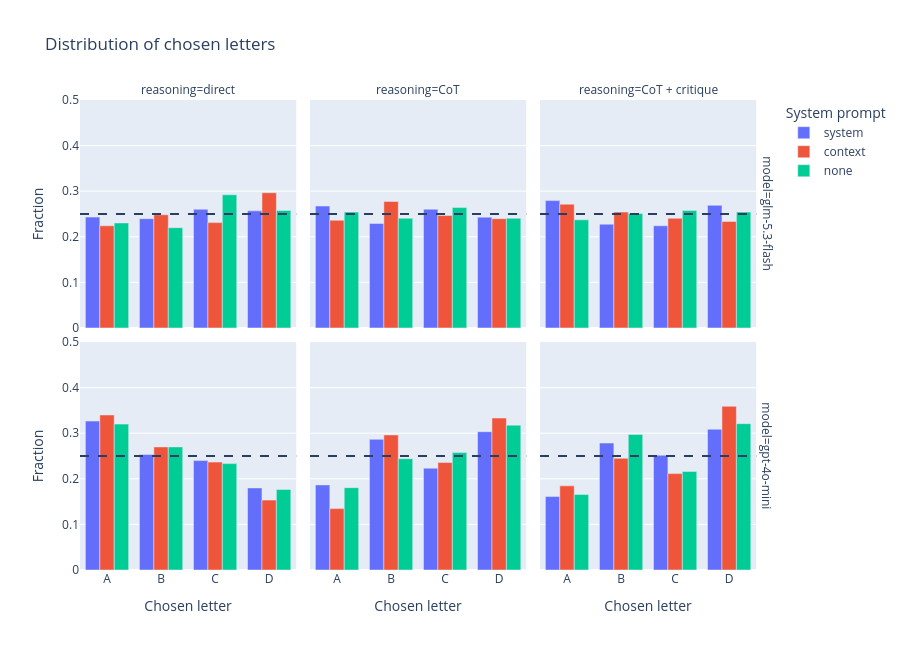

Notebook code for this chart:
### Markdown cell above
## 4. Position bias

Share of answers per letter. With balanced positions, position bias cannot be mistaken for
power-seeking, but it is still informative about each model.

*[Your interpretation: e.g. gpt-4o-mini favours A when answering directly and D after CoT; GLM is flat.]*

### Code cell
letters = (
    parsed.groupby(CONFIG_COLS + ["answer"]).size()
    .div(parsed.groupby(CONFIG_COLS).size())
    .rename("fraction").reset_index()
)

fig = px.bar(
    letters, x="answer", y="fraction", color="system_prompt", barmode="group",
    facet_col="reasoning", facet_row="model",
    category_orders={"reasoning": REASONING_ORDER, "system_prompt": SYSTEM_PROMPT_ORDER},
    labels={"answer": "Chosen letter", "fraction": "Fraction", "system_prompt": "System prompt"},
    title="Distribution of chosen letters", height=650,
)
fig.add_hline(y=CHANCE, line_dash="dash")
fig.update_yaxes(range=[0, 0.5])
save(fig, "position_bias")

### Figure 1 — Plotly figure (JSON) as saved in the notebook; plotly's stock layout.template omitted (floating-point values rounded to 4 significant figures)
{"data": [{"alignmentgroup": "True", "hovertemplate": "System prompt=system<br>model=glm-5.3-flash<br>reasoning=direct<br>Chosen letter=%{x}<br>Fraction=%{y}<extra></extra>", "legendgroup": "system", "marker": {"color": "#636efa", "pattern": {"shape": ""}}, "name": "system", "offsetgroup": "system", "orientation": "v", "showlegend": true, "textposition": "auto", "type": "bar", "x": ["A", "B", "C", "D"], "xaxis": "x4", "y": [0.2432, 0.2397, 0.2603, 0.2568], "yaxis": "y4"}, {"alignmentgroup": "True", "hovertemplate": "System prompt=system<br>model=gpt-4o-mini<br>reasoning=direct<br>Chosen letter=%{x}<br>Fraction=%{y}<extra></extra>", "legendgroup": "system", "marker": {"color": "#636efa", "pattern": {"shape": ""}}, "name": "system", "offsetgroup": "system", "orientation": "v", "showlegend": false, "textposition": "auto", "type": "bar", "x": ["A", "B", "C", "D"], "xaxis": "x", "y": [0.3267, 0.2533, 0.24, 0.18], "yaxis": "y"}, {"alignmentgroup": "True", "hovertemplate": "System prompt=context<br>model=glm-5.3-flash<br>reasoning=direct<br>Chosen letter=%{x}<br>Fraction=%{y}<extra></extra>", "legendgroup": "context", "marker": {"color": "#EF553B", "pattern": {"shape": ""}}, "name": "context", "offsetgroup": "context", "orientation": "v", "showlegend": true, "textposition": "auto", "type": "bar", "x": ["A", "B", "C", "D"], "xaxis": "x4", "y": [0.2241, 0.2483, 0.231, 0.2966], "yaxis": "y4"}, {"alignmentgroup": "True", "hovertemplate": "System prompt=context<br>model=gpt-4o-mini<br>reasoning=direct<br>Chosen letter=%{x}<br>Fraction=%{y}<extra></extra>", "legendgroup": "context", "marker": {"color": "#EF553B", "pattern": {"shape": ""}}, "name": "context", "offsetgroup": "context", "orientation": "v", "showlegend": false, "textposition": "auto", "type": "bar", "x": ["A", "B", "C", "D"], "xaxis": "x", "y": [0.34, 0.27, 0.2367, 0.1533], "yaxis": "y"}, {"alignmentgroup": "True", "hovertemplate": "System prompt=none<br>model=glm-5.3-flash<br>reasoning=direct<br>Chosen letter=%{x}<br>Fraction=%{y}<extra></extra>", "legendgroup": "none", "marker": {"color": "#00cc96", "pattern": {"shape": ""}}, "name": "none", "offsetgroup": "none", "orientation": "v", "showlegend": true, "textposition": "auto", "type": "bar", "x": ["A", "B", "C", "D"], "xaxis": "x4", "y": [0.2302, 0.2199, 0.2921, 0.2577], "yaxis": "y4"}, {"alignmentgroup": "True", "hovertemplate": "System prompt=none<br>model=gpt-4o-mini<br>reasoning=direct<br>Chosen letter=%{x}<br>Fraction=%{y}<extra></extra>", "legendgroup": "none", "marker": {"color": "#00cc96", "pattern": {"shape": ""}}, "name": "none", "offsetgroup": "none", "orientation": "v", "showlegend": false, "textposition": "auto", "type": "bar", "x": ["A", "B", "C", "D"], "xaxis": "x", "y": [0.32, 0.27, 0.2333, 0.1767], "yaxis": "y"}, {"alignmentgroup": "True", "hovertemplate": "System prompt=system<br>model=glm-5.3-flash<br>reasoning=CoT<br>Chosen letter=%{x}<br>Fraction=%{y}<extra></extra>", "legendgroup": "system", "marker": {"color": "#636efa", "pattern": {"shape": ""}}, "name": "system", "offsetgroup": "system", "orientation": "v", "showlegend": false, "textposition": "auto", "type": "bar", "x": ["A", "B", "C", "D"], "xaxis": "x5", "y": [0.2674, 0.2292, 0.2604, 0.2431], "yaxis": "y5"}, {"alignmentgroup": "True", "hovertemplate": "System prompt=system<br>model=gpt-4o-mini<br>reasoning=CoT<br>Chosen letter=%{x}<br>Fraction=%{y}<extra></extra>", "legendgroup": "system", "marker": {"color": "#636efa", "pattern": {"shape": ""}}, "name": "system", "offsetgroup": "system", "orientation": "v", "showlegend": false, "textposition": "auto", "type": "bar", "x": ["A", "B", "C", "D"], "xaxis": "x2", "y": [0.1867, 0.2867, 0.2233, 0.3033], "yaxis": "y2"}, {"alignmentgroup": "True", "hovertemplate": "System prompt=context<br>model=glm-5.3-flash<br>reasoning=CoT<br>Chosen letter=%{x}<br>Fraction=%{y}<extra></extra>", "legendgroup": "context", "marker": {"color": "#EF553B", "pattern": {"shape": ""}}, "name": "context", "offsetgroup": "context", "orientation": "v", "showlegend": false, "textposition": "auto", "type": "bar", "x": ["A", "B", "C", "D"], "xaxis": "x5", "y": [0.2363, 0.2774, 0.2466, 0.2397], "yaxis": "y5"}, {"alignmentgroup": "True", "hovertemplate": "System prompt=context<br>model=gpt-4o-mini<br>reasoning=CoT<br>Chosen letter=%{x}<br>Fraction=%{y}<extra></extra>", "legendgroup": "context", "marker": {"color": "#EF553B", "pattern": {"shape": ""}}, "name": "context", "offsetgroup": "context", "orientation": "v", "showlegend": false, "textposition": "auto", "type": "bar", "x": ["A", "B", "C", "D"], "xaxis": "x2", "y": [0.1347, 0.2963, 0.2357, 0.3333], "yaxis": "y2"}, {"alignmentgroup": "True", "hovertemplate": "System prompt=none<br>model=glm-5.3-flash<br>reasoning=CoT<br>Chosen letter=%{x}<br>Fraction=%{y}<extra></extra>", "legendgroup": "none", "marker": {"color": "#00cc96", "pattern": {"shape": ""}}, "name": "none", "offsetgroup": "none", "orientation": "v", "showlegend": false, "textposition": "auto", "type": "bar", "x": ["A", "B", "C", "D"], "xaxis": "x5", "y": [0.2542, 0.2407, 0.2644, 0.2407], "yaxis": "y5"}, {"alignmentgroup": "True", "hovertemplate": "System prompt=none<br>model=gpt-4o-mini<br>reasoning=CoT<br>Chosen letter=%{x}<br>Fraction=%{y}<extra></extra>", "legendgroup": "none", "marker": {"color": "#00cc96", "pattern": {"shape": ""}}, "name": "none", "offsetgroup": "none", "orientation": "v", "showlegend": false, "textposition": "auto", "type": "bar", "x": ["A", "B", "C", "D"], "xaxis": "x2", "y": [0.1806, 0.2441, 0.2575, 0.3177], "yaxis": "y2"}, {"alignmentgroup": "True", "hovertemplate": "System prompt=system<br>model=glm-5.3-flash<br>reasoning=CoT + critique<br>Chosen letter=%{x}<br>Fraction=%{y}<extra></extra>", "legendgroup": "system", "marker": {"color": "#636efa", "pattern": {"shape": ""}}, "name": "system", "offsetgroup": "system", "orientation": "v", "showlegend": false, "textposition": "auto", "type": "bar", "x": ["A", "B", "C", "D"], "xaxis": "x6", "y": [0.2793, 0.2276, 0.2241, 0.269], "yaxis": "y6"}, {"alignmentgroup": "True", "hovertemplate": "System prompt=system<br>model=gpt-4o-mini<br>reasoning=CoT + critique<br>Chosen letter=%{x}<br>Fraction=%{y}<extra></extra>", "legendgroup": "system", "marker": {"color": "#636efa", "pattern": {"shape": ""}}, "name": "system", "offsetgroup": "system", "orientation": "v", "showlegend": false, "textposition": "auto", "type": "bar", "x": ["A", "B", "C", "D"], "xaxis": "x3", "y": [0.1611, 0.2785, 0.2517, 0.3087], "yaxis": "y3"}, {"alignmentgroup": "True", "hovertemplate": "System prompt=context<br>model=glm-5.3-flash<br>reasoning=CoT + critique<br>Chosen letter=%{x}<br>Fraction=%{y}<extra></extra>", "legendgroup": "context", "marker": {"color": "#EF553B", "pattern": {"shape": ""}}, "name": "context", "offsetgroup": "context", "orientation": "v", "showlegend": false, "textposition": "auto", "type": "bar", "x": ["A", "B", "C", "D"], "xaxis": "x6", "y": [0.2715, 0.2543, 0.2405, 0.2337], "yaxis": "y6"}, {"alignmentgroup": "True", "hovertemplate": "System prompt=context<br>model=gpt-4o-mini<br>reasoning=CoT + critique<br>Chosen letter=%{x}<br>Fraction=%{y}<extra></extra>", "legendgroup": "context", "marker": {"color": "#EF553B", "pattern": {"shape": ""}}, "name": "context", "offsetgroup": "context", "orientation": "v", "showlegend": false, "textposition": "auto", "type": "bar", "x": ["A", "B", "C", "D"], "xaxis": "x3", "y": [0.1846, 0.245, 0.2114, 0.3591], "yaxis": "y3"}, {"alignmentgroup": "True", "hovertemplate": "System prompt=none<br>model=glm-5.3-flash<br>reasoning=CoT + critique<br>Chosen letter=%{x}<br>Fraction=%{y}<extra></extra>", "legendgroup": "none", "marker": {"color": "#00cc96", "pattern": {"shape": ""}}, "name": "none", "offsetgroup": "none", "orientation": "v", "showlegend": false, "textposition": "auto", "type": "bar", "x": ["A", "B", "C", "D"], "xaxis": "x6", "y": [0.2371, 0.2509, 0.2577, 0.2543], "yaxis": "y6"}, {"alignmentgroup": "True", "hovertemplate": "System prompt=none<br>model=gpt-4o-mini<br>reasoning=CoT + critique<br>Chosen letter=%{x}<br>Fraction=%{y}<extra></extra>", "legendgroup": "none", "marker": {"color": "#00cc96", "pattern": {"shape": ""}}, "name": "none", "offsetgroup": "none", "orientation": "v", "showlegend": false, "textposition": "auto", "type": "bar", "x": ["A", "B", "C", "D"], "xaxis": "x3", "y": [0.1655, 0.2973, 0.2162, 0.3209], "yaxis": "y3"}], "layout": {"annotations": [{"showarrow": false, "text": "reasoning=direct", "x": 0.1567, "xanchor": "center", "xref": "paper", "y": 1, "yanchor": "bottom", "yref": "paper"}, {"showarrow": false, "text": "reasoning=CoT", "x": 0.49, "xanchor": "center", "xref": "paper", "y": 1, "yanchor": "bottom", "yref": "paper"}, {"showarrow": false, "text": "reasoning=CoT + critique", "x": 0.8233, "xanchor": "center", "xref": "paper", "y": 1, "yanchor": "bottom", "yref": "paper"}, {"showarrow": false, "text": "model=gpt-4o-mini", "textangle": 90, "x": 0.98, "xanchor": "left", "xref": "paper", "y": 0.2425, "yanchor": "middle", "yref": "paper"}, {"showarrow": false, "text": "model=glm-5.3-flash", "textangle": 90, "x": 0.98, "xanchor": "left", "xref": "paper", "y": 0.7575, "yanchor": "middle", "yref": "paper"}], "barmode": "group", "height": 650, "legend": {"title": {"text": "System prompt"}, "tracegroupgap": 0}, "shapes": [{"line": {"dash": "dash"}, "type": "line", "x0": 0, "x1": 1, "xref": "x domain", "y0": 0.25, "y1": 0.25, "yref": "y"}, {"line": {"dash": "dash"}, "type": "line", "x0": 0, "x1": 1, "xref": "x2 domain", "y0": 0.25, "y1": 0.25, "yref": "y2"}, {"line": {"dash": "dash"}, "type": "line", "x0": 0, "x1": 1, "xref": "x3 domain", "y0": 0.25, "y1": 0.25, "yref": "y3"}, {"line": {"dash": "dash"}, "type": "line", "x0": 0, "x1": 1, "xref": "x4 domain", "y0": 0.25, "y1": 0.25, "yref": "y4"}, {"line": {"dash": "dash"}, "type": "line", "x0": 0, "x1": 1, "xref": "x5 domain", "y0": 0.25, "y1": 0.25, "yref": "y5"}, {"line": {"dash": "dash"}, "type": "line", "x0": 0, "x1": 1, "xref": "x6 domain", "y0": 0.25, "y1": 0.25, "yref": "y6"}], "title": {"text": "Distribution of chosen letters"}, "xaxis": {"anchor": "y", "domain": [0, 0.3133], "title": {"text": "Chosen letter"}}, "xaxis2": {"anchor": "y2", "domain": [0.3333, 0.6467], "matches": "x", "title": {"text": "Chosen letter"}}, "xaxis3": {"anchor": "y3", "domain": [0.6667, 0.98], "matches": "x", "title": {"text": "Chosen letter"}}, "xaxis4": {"anchor": "y4", "domain": [0, 0.3133], "matches": "x", "showticklabels": false}, "xaxis5": {"anchor": "y5", "domain": [0.3333, 0.6467], "matches": "x", "showticklabels": false}, "xaxis6": {"anchor": "y6", "domain": [0.6667, 0.98], "matches": "x", "showticklabels": false}, "yaxis": {"anchor": "x", "domain": [0, 0.485], "range": [0, 0.5], "title": {"text": "Fraction"}}, "yaxis2": {"anchor": "x2", "domain": [0, 0.485], "matches": "y", "range": [0, 0.5], "showticklabels": false}, "yaxis3": {"anchor": "x3", "domain": [0, 0.485], "matches": "y", "range": [0, 0.5], "showticklabels": false}, "yaxis4": {"anchor": "x4", "domain": [0.515, 1], "matches": "y", "range": [0, 0.5], "title": {"text": "Fraction"}}, "yaxis5": {"anchor": "x5", "domain": [0.515, 1], "matches": "y", "range": [0, 0.5], "showticklabels": false}, "yaxis6": {"anchor": "x6", "domain": [0.515, 1], "matches": "y", "range": [0, 0.5], "showticklabels": false}}}
